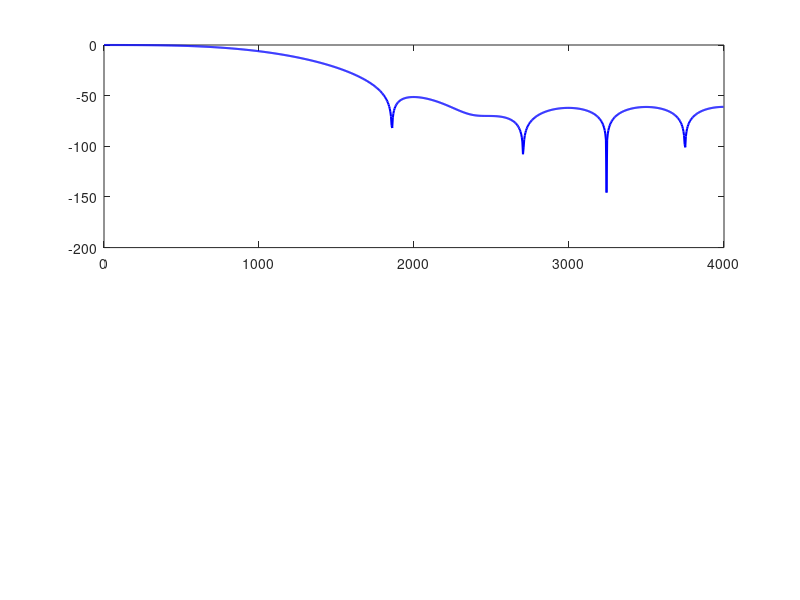

This chart was generated by the following MATLAB code: (Note: this script raises an error after producing the figure.)
% ============================================================
% Project      : FIR / IIR Digital Filter Design & Simulation
% Author       : Harshit Bothra
% College      : PES University, ECE Department
% Tool         : MATLAB R2022a or later
% Description  : Designs a low-pass FIR filter using the
%                Hamming window method, verifies frequency
%                response, and exports coefficients for
%                SystemVerilog hardware implementation.
% ============================================================

clear; clc; close all;

%% ---- FILTER SPECIFICATIONS ----
Fs      = 8000;     % Sampling frequency (Hz) — e.g. audio at 8kHz
Fc      = 1000;     % Cutoff frequency (Hz)   — pass below 1kHz
N       = 16;       % Filter order (number of taps = N+1 = 17)
Wn      = Fc/(Fs/2);% Normalized cutoff (0 to 1, where 1 = Fs/2)

fprintf('=== FIR Filter Design ===\n');
fprintf('Sampling Freq  : %d Hz\n', Fs);
fprintf('Cutoff Freq    : %d Hz\n', Fc);
fprintf('Filter Order   : %d (Taps: %d)\n', N, N+1);
fprintf('Window         : Hamming\n\n');

%% ---- DESIGN FIR FILTER (Windowing Method) ----
% fir1 uses the ideal sinc response windowed by Hamming window
% This is the most common method for FIR design
h = fir1(N, Wn, 'low', hamming(N+1));

fprintf('FIR Coefficients (h):\n');
disp(h);

%% ---- FREQUENCY RESPONSE ----
[H, f] = freqz(h, 1, 1024, Fs);

figure('Name', 'FIR Filter Frequency Response', 'NumberTitle', 'off');

% Magnitude Response
subplot(2,1,1);
plot(f, 20*log10(abs(H)), 'b', 'LineWidth', 1.5);
hold on;
xline(Fc, 'r--', 'LineWidth', 1.2);
xlabel('Frequency (Hz)'); ylabel('Magnitude (dB)');
title('FIR Low-Pass Filter - Magnitude Response');
legend('Filter Response', 'Cutoff Frequency');
grid on; ylim([-80 5]);

% Phase Response
subplot(2,1,2);
plot(f, angle(H)*180/pi, 'g', 'LineWidth', 1.5);
xlabel('Frequency (Hz)'); ylabel('Phase (degrees)');
title('Phase Response');
grid on;

%% ---- TEST SIGNAL ----
% Create a composite test signal: 500Hz (pass) + 2000Hz (stop)
t  = 0:1/Fs:0.1;                    % 100ms duration
x1 = sin(2*pi*500*t);               % 500Hz — should PASS through filter
x2 = sin(2*pi*2000*t);              % 2000Hz — should be BLOCKED
x  = x1 + x2;                      % Combined input signal

% Apply FIR filter
y = filter(h, 1, x);

figure('Name', 'Filter Applied to Test Signal', 'NumberTitle', 'off');
subplot(3,1,1); plot(t(1:200), x(1:200));  title('Input Signal (500Hz + 2000Hz)'); xlabel('Time (s)'); grid on;
subplot(3,1,2); plot(t(1:200), y(1:200));  title('Filtered Output (500Hz only)');  xlabel('Time (s)'); grid on;
subplot(3,1,3);
X = fft(x, 1024); Y = fft(y, 1024);
freq = (0:511)*Fs/1024;
plot(freq, abs(X(1:512))/512, 'b'); hold on;
plot(freq, abs(Y(1:512))/512, 'r');
title('FFT: Input vs Output Spectrum'); xlabel('Frequency (Hz)');
legend('Input', 'Filtered Output'); grid on;

%% ---- EXPORT COEFFICIENTS FOR HARDWARE ----
% Scale coefficients to 16-bit fixed point for SystemVerilog
scale   = 2^15 - 1;  % Q15 format (1 sign bit + 15 fractional bits)
h_fixed = round(h * scale);

fprintf('\nFixed-Point Coefficients (Q15 format for SystemVerilog):\n');
fprintf('parameter logic signed [15:0] COEFF [0:%d] = ''{\n', N);
for i = 1:length(h_fixed)
    if i < length(h_fixed)
        fprintf("    16'sd%d,\n", h_fixed(i));
    else
        fprintf("    16'sd%d\n", h_fixed(i));
    end
end
fprintf('};\n\n');

fprintf('Copy the above parameters into fir_filter.sv\n');

%% ---- IIR FILTER FOR COMPARISON ----
fprintf('\n=== IIR Butterworth Filter (for comparison) ===\n');
[b_iir, a_iir] = butter(4, Wn, 'low');  % 4th order Butterworth

fprintf('IIR Numerator (b):   '); disp(b_iir);
fprintf('IIR Denominator (a): '); disp(a_iir);

[H_iir, ~] = freqz(b_iir, a_iir, 1024, Fs);

figure('Name', 'FIR vs IIR Comparison', 'NumberTitle', 'off');
plot(f, 20*log10(abs(H)),     'b', 'LineWidth', 1.5); hold on;
plot(f, 20*log10(abs(H_iir)), 'r', 'LineWidth', 1.5);
xline(Fc, 'k--');
xlabel('Frequency (Hz)'); ylabel('Magnitude (dB)');
title('FIR vs IIR: Frequency Response Comparison');
legend('FIR (Hamming, N=16)', 'IIR (Butterworth, N=4)', 'Cutoff');
grid on; ylim([-80 5]);

fprintf('\nKey Difference:\n');
fprintf('  FIR: Linear phase, more taps, good for audio\n');
fprintf('  IIR: Sharper rolloff, fewer taps, may be unstable\n');
fprintf('  For hardware implementation: FIR preferred (no feedback)\n');
